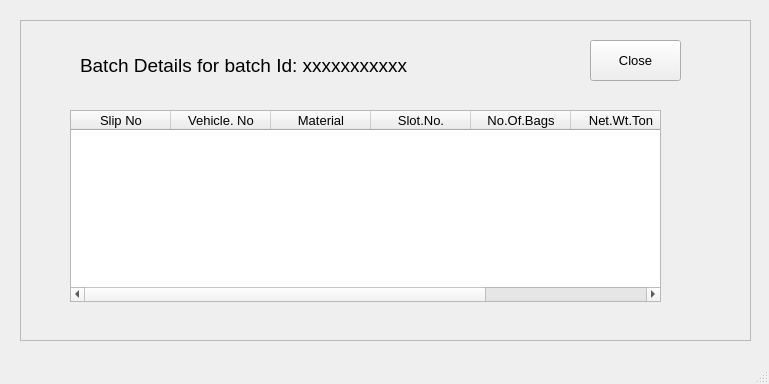
<?xml version="1.0" encoding="UTF-8"?>
<ui version="4.0">
 <class>MainWindow</class>
 <widget class="QMainWindow" name="MainWindow">
  <property name="geometry">
   <rect>
    <x>0</x>
    <y>0</y>
    <width>769</width>
    <height>384</height>
   </rect>
  </property>
  <property name="baseSize">
   <size>
    <width>0</width>
    <height>0</height>
   </size>
  </property>
  <property name="windowTitle">
   <string>MainWindow</string>
  </property>
  <widget class="QWidget" name="centralwidget">
   <widget class="QFrame" name="frame">
    <property name="geometry">
     <rect>
      <x>20</x>
      <y>20</y>
      <width>731</width>
      <height>321</height>
     </rect>
    </property>
    <property name="frameShape">
     <enum>QFrame::StyledPanel</enum>
    </property>
    <property name="frameShadow">
     <enum>QFrame::Raised</enum>
    </property>
    <widget class="QPushButton" name="pushButton_9">
     <property name="geometry">
      <rect>
       <x>570</x>
       <y>20</y>
       <width>91</width>
       <height>41</height>
      </rect>
     </property>
     <property name="font">
      <font>
       <pointsize>10</pointsize>
      </font>
     </property>
     <property name="text">
      <string>Close</string>
     </property>
    </widget>
    <widget class="QLabel" name="label">
     <property name="geometry">
      <rect>
       <x>60</x>
       <y>20</y>
       <width>361</width>
       <height>51</height>
      </rect>
     </property>
     <property name="font">
      <font>
       <pointsize>14</pointsize>
      </font>
     </property>
     <property name="text">
      <string>Batch Details for batch Id: xxxxxxxxxxx</string>
     </property>
    </widget>
    <widget class="QTableWidget" name="tableWidget">
     <property name="geometry">
      <rect>
       <x>50</x>
       <y>90</y>
       <width>591</width>
       <height>192</height>
      </rect>
     </property>
     <column>
      <property name="text">
       <string>Slip No</string>
      </property>
      <property name="font">
       <font>
        <pointsize>10</pointsize>
       </font>
      </property>
     </column>
     <column>
      <property name="text">
       <string>Vehicle. No</string>
      </property>
      <property name="font">
       <font>
        <pointsize>10</pointsize>
       </font>
      </property>
     </column>
     <column>
      <property name="text">
       <string>Material</string>
      </property>
      <property name="font">
       <font>
        <pointsize>10</pointsize>
       </font>
      </property>
     </column>
     <column>
      <property name="text">
       <string>Slot.No.</string>
      </property>
      <property name="font">
       <font>
        <pointsize>10</pointsize>
       </font>
      </property>
     </column>
     <column>
      <property name="text">
       <string>No.Of.Bags</string>
      </property>
      <property name="font">
       <font>
        <pointsize>10</pointsize>
       </font>
      </property>
     </column>
     <column>
      <property name="text">
       <string>Net.Wt.Ton</string>
      </property>
      <property name="font">
       <font>
        <pointsize>10</pointsize>
       </font>
      </property>
     </column>
     <column>
      <property name="text">
       <string>Created On</string>
      </property>
      <property name="font">
       <font>
        <pointsize>10</pointsize>
       </font>
      </property>
     </column>
    </widget>
   </widget>
  </widget>
  <widget class="QMenuBar" name="menubar">
   <property name="geometry">
    <rect>
     <x>0</x>
     <y>0</y>
     <width>769</width>
     <height>21</height>
    </rect>
   </property>
  </widget>
  <widget class="QStatusBar" name="statusbar"/>
 </widget>
 <resources/>
 <connections/>
</ui>
